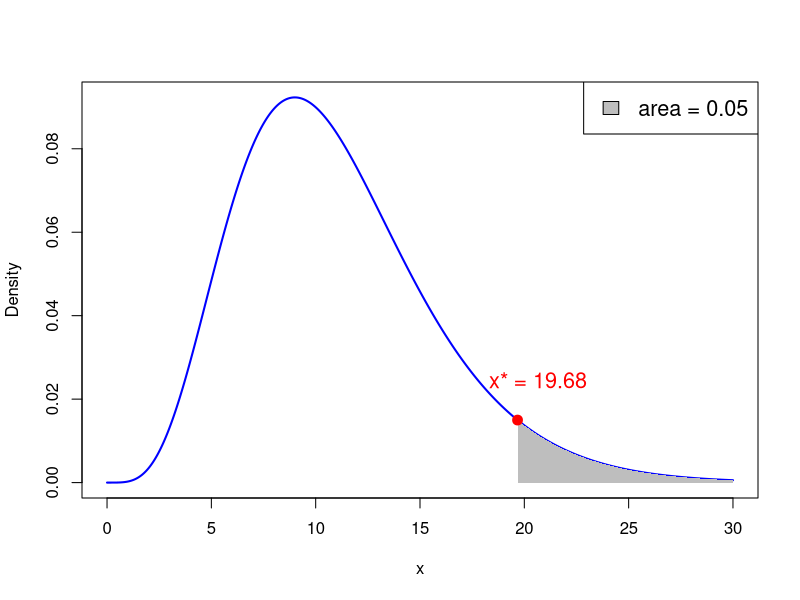

Reproduce this figure in R.
## ---- chunk 1
# Degrees of freedom
df <- 11

# Values for x-axis
x <- seq(0, 30, length.out = 1000)  # Adjust the range according to chi-squared distribution

# Calculate PDF of chi-squared distribution
pdf <- dchisq(x, df)

# Plot PDF
plot(x, pdf, type = "l", col = "blue", lwd = 2, xlab = "x", ylab = "Density")


# Shade area where p-value > 0.95
x_fill_right <- x[x >= qchisq(0.95, df)]
y_fill_right <- pdf[x >= qchisq(0.95, df)]
polygon(c(x_fill_right, rev(x_fill_right)), c(y_fill_right, rep(0, length(y_fill_right))), col = "gray", border = NA)

# Add critical value for 0.95 quantile
x_star <- qchisq(0.95, df)
points(x_star, dchisq(x_star, df), col = "red", pch = 19, cex = 1.3)

# Add text above x_star containing its value
text(x_star * 1.05, dchisq(x_star, df) * 1.35, paste("x* =", round(x_star, 2)), pos = 3, col = "red", cex = 1.3)

# Add legend
legend("topright", legend = c("area = 0.05"), fill = "gray", cex = 1.3)

## ---- chunk 2
#| echo: true

# Probability woman exceeds 180cm in height
# P(X > 180) = 1 - P(X <= 180)

1 - pnorm(180, mean = 163, sd = 8)
## ---- chunk 3
#| echo: true

# The upper 10th percentile for women height, that is,
# height q such that P(X <= q) = 0.9

qnorm(0.90, mean = 163, sd = 8)
## ---- chunk 4
#| echo: true

# Value of density at 163

dnorm(163, mean = 163, sd = 8)
## ---- chunk 5
#| echo: true

# Generate random sample of size 5

rnorm(5, mean = 163, sd = 8)
## ---- chunk 6
#| echo: true
# Compute 0.95 quantile for chi-squared with 11 degrees of freedom

quantile <- qchisq(0.95, df = 11)

cat("The 0.95 quantile for chi-squared with df = 11 is", quantile)
## ---- chunk 7
#| echo: true
# Compute p-value for chi^2 = 56.88 and df = 18

chi_squared <- 56.88

p_value <- pchisq(chi_squared, df = 18)

cat("The p-value for chi^2 =", chi_squared, "with df = 18 is", p_value)
## ---- chunk 8
# Enter Consumer Expectation and Consumer Spending data
CE <- c(66, 53, 62, 61, 78, 72, 65, 64, 61, 50, 55, 51)
CS <- c(72, 55, 69, 65, 82, 77, 72, 78, 77, 75, 77, 77)

# Compute difference
difference <- CE - CS

# Compute sample size
n <- length(difference)

# Enter null hypothesis
sigma_0 <- 1

# Compute sample variance
variance <- var(difference)

# Compute chi-squared statistic
chi_squared <- (n - 1) * variance / sigma_0 ^ 2

# Compute p-value
p_value <- 1 - pchisq(chi_squared, df = n - 1)

# Print p-value
cat("The p-value for one-sided variance test is", p_value)
